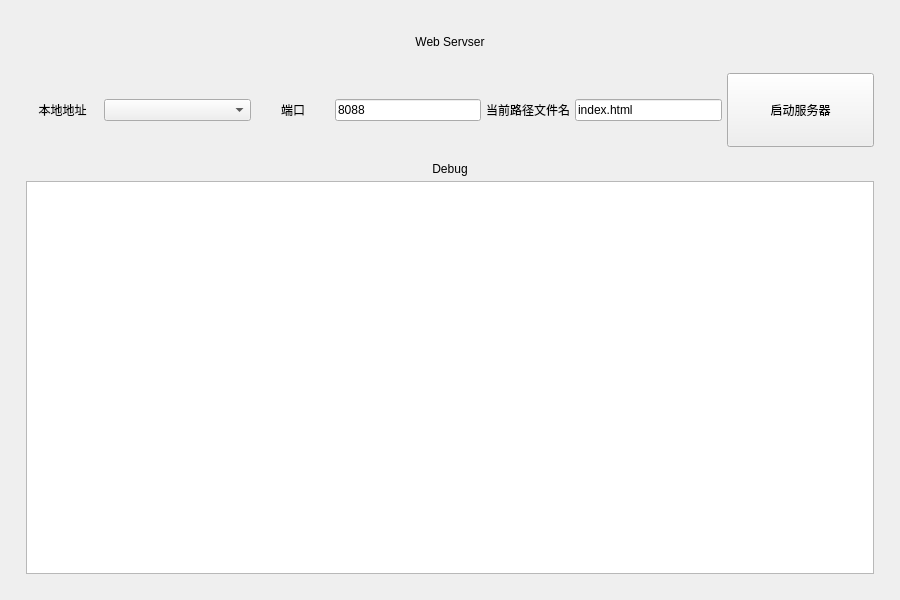
<?xml version="1.0" encoding="UTF-8"?>
<ui version="4.0">
 <class>MainWindow</class>
 <widget class="QMainWindow" name="MainWindow">
  <property name="geometry">
   <rect>
    <x>0</x>
    <y>0</y>
    <width>900</width>
    <height>600</height>
   </rect>
  </property>
  <property name="windowTitle">
   <string>MainWindow</string>
  </property>
  <widget class="QWidget" name="centralWidget">
   <layout class="QHBoxLayout" name="horizontalLayout_11">
    <property name="spacing">
     <number>0</number>
    </property>
    <property name="leftMargin">
     <number>5</number>
    </property>
    <property name="topMargin">
     <number>5</number>
    </property>
    <property name="rightMargin">
     <number>5</number>
    </property>
    <property name="bottomMargin">
     <number>5</number>
    </property>
    <item>
     <widget class="QWidget" name="widget" native="true">
      <property name="enabled">
       <bool>true</bool>
      </property>
      <layout class="QHBoxLayout" name="horizontalLayout_16">
       <item>
        <widget class="QWidget" name="widget_exp8" native="true">
         <layout class="QVBoxLayout" name="verticalLayout_11" stretch="1,2,10">
          <property name="spacing">
           <number>5</number>
          </property>
          <property name="leftMargin">
           <number>5</number>
          </property>
          <property name="topMargin">
           <number>5</number>
          </property>
          <property name="rightMargin">
           <number>5</number>
          </property>
          <property name="bottomMargin">
           <number>5</number>
          </property>
          <item>
           <widget class="QLabel" name="label_34">
            <property name="text">
             <string>&lt;html&gt;&lt;head/&gt;&lt;body&gt;&lt;p&gt;Web Servser&lt;/p&gt;&lt;/body&gt;&lt;/html&gt;</string>
            </property>
            <property name="alignment">
             <set>Qt::AlignCenter</set>
            </property>
           </widget>
          </item>
          <item>
           <widget class="QWidget" name="widget_exp8_controller" native="true">
            <layout class="QHBoxLayout" name="horizontalLayout_17" stretch="1,2,1,2,1,2,2">
             <property name="spacing">
              <number>5</number>
             </property>
             <property name="leftMargin">
              <number>5</number>
             </property>
             <property name="topMargin">
              <number>5</number>
             </property>
             <property name="rightMargin">
              <number>5</number>
             </property>
             <property name="bottomMargin">
              <number>5</number>
             </property>
             <item>
              <widget class="QLabel" name="label_35">
               <property name="text">
                <string>&lt;html&gt;&lt;head/&gt;&lt;body&gt;&lt;p&gt;本地地址&lt;/p&gt;&lt;/body&gt;&lt;/html&gt;</string>
               </property>
               <property name="alignment">
                <set>Qt::AlignCenter</set>
               </property>
              </widget>
             </item>
             <item>
              <widget class="QComboBox" name="comboBox_exp8_localIp"/>
             </item>
             <item>
              <widget class="QLabel" name="label_36">
               <property name="text">
                <string>&lt;html&gt;&lt;head/&gt;&lt;body&gt;&lt;p&gt;端口&lt;/p&gt;&lt;/body&gt;&lt;/html&gt;</string>
               </property>
               <property name="alignment">
                <set>Qt::AlignCenter</set>
               </property>
              </widget>
             </item>
             <item>
              <widget class="QLineEdit" name="lineEdit_exp8_port">
               <property name="text">
                <string>8088</string>
               </property>
              </widget>
             </item>
             <item>
              <widget class="QLabel" name="label_38">
               <property name="text">
                <string>&lt;html&gt;&lt;head/&gt;&lt;body&gt;&lt;p&gt;当前路径文件名&lt;/p&gt;&lt;/body&gt;&lt;/html&gt;</string>
               </property>
               <property name="alignment">
                <set>Qt::AlignCenter</set>
               </property>
              </widget>
             </item>
             <item>
              <widget class="QLineEdit" name="lineEdit_exp8_fileName">
               <property name="text">
                <string>index.html</string>
               </property>
              </widget>
             </item>
             <item>
              <widget class="QPushButton" name="pushButton_exp8_start">
               <property name="sizePolicy">
                <sizepolicy hsizetype="Minimum" vsizetype="Expanding">
                 <horstretch>0</horstretch>
                 <verstretch>0</verstretch>
                </sizepolicy>
               </property>
               <property name="text">
                <string>启动服务器</string>
               </property>
              </widget>
             </item>
            </layout>
           </widget>
          </item>
          <item>
           <widget class="QWidget" name="widget_exp8_debug" native="true">
            <layout class="QVBoxLayout" name="verticalLayout_12">
             <property name="spacing">
              <number>5</number>
             </property>
             <property name="leftMargin">
              <number>5</number>
             </property>
             <property name="topMargin">
              <number>5</number>
             </property>
             <property name="rightMargin">
              <number>5</number>
             </property>
             <property name="bottomMargin">
              <number>5</number>
             </property>
             <item>
              <widget class="QLabel" name="label_37">
               <property name="text">
                <string>&lt;html&gt;&lt;head/&gt;&lt;body&gt;&lt;p&gt;Debug&lt;/p&gt;&lt;/body&gt;&lt;/html&gt;</string>
               </property>
               <property name="alignment">
                <set>Qt::AlignCenter</set>
               </property>
              </widget>
             </item>
             <item>
              <widget class="QTextBrowser" name="textBrowser_exp8_debug"/>
             </item>
            </layout>
           </widget>
          </item>
         </layout>
        </widget>
       </item>
      </layout>
     </widget>
    </item>
   </layout>
  </widget>
 </widget>
 <layoutdefault spacing="6" margin="11"/>
 <resources/>
 <connections/>
</ui>
